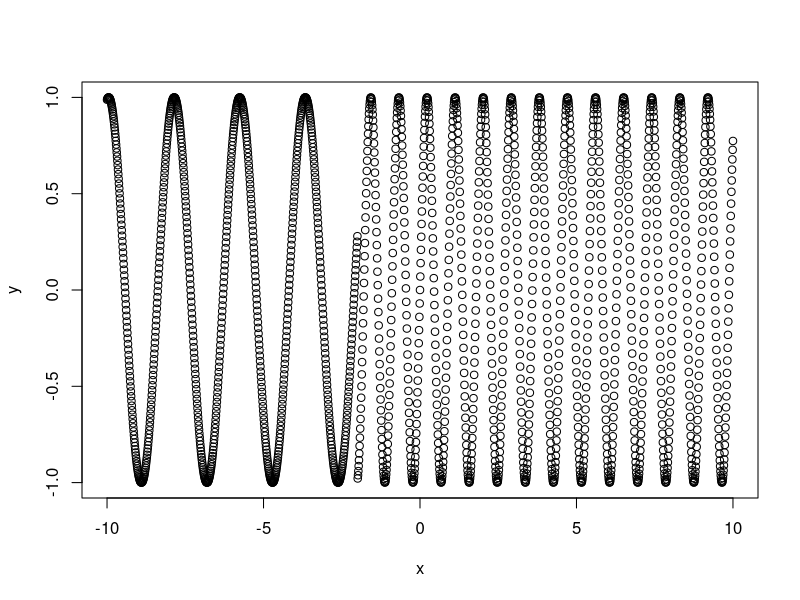
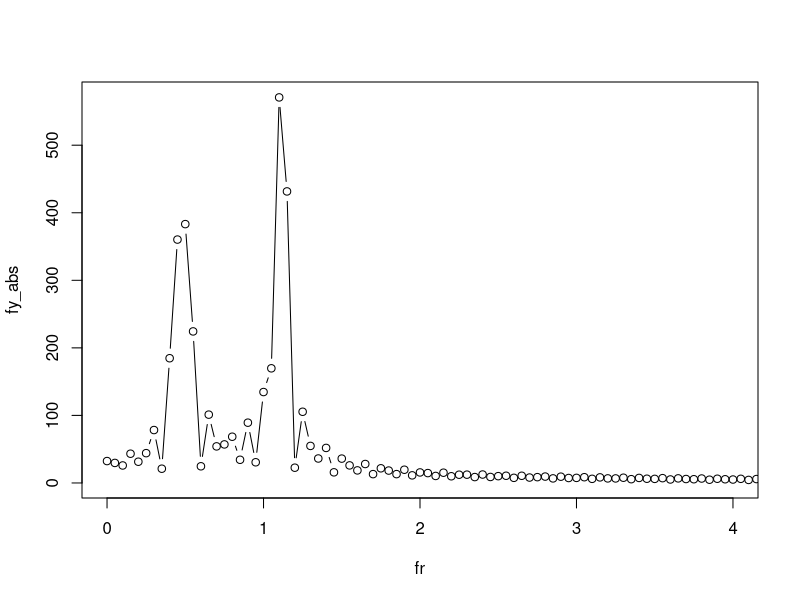
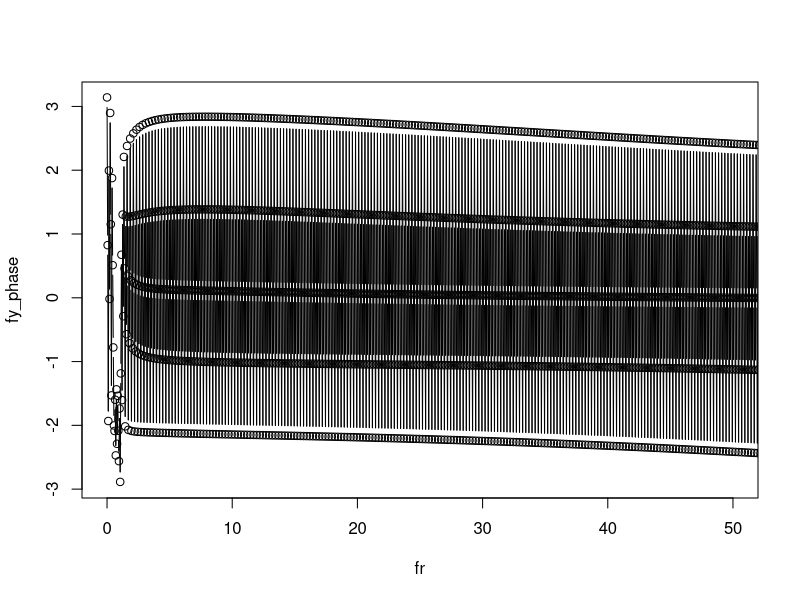
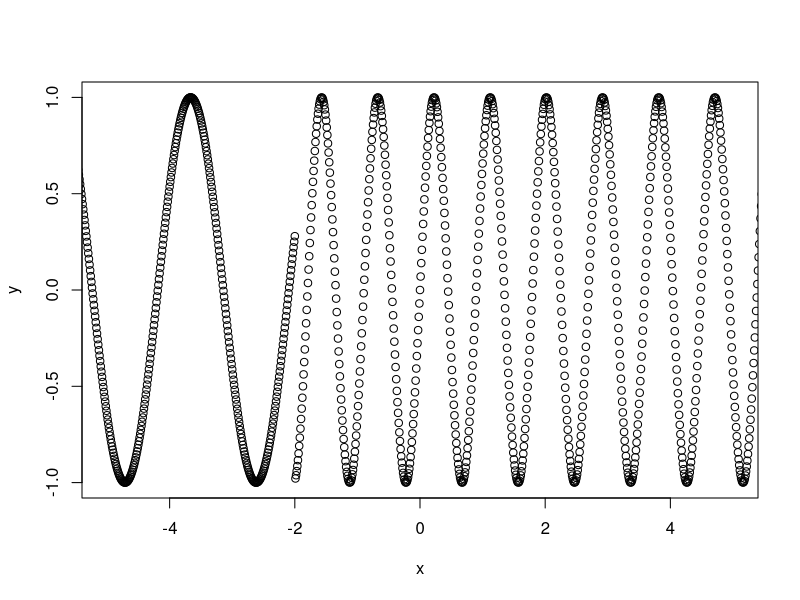
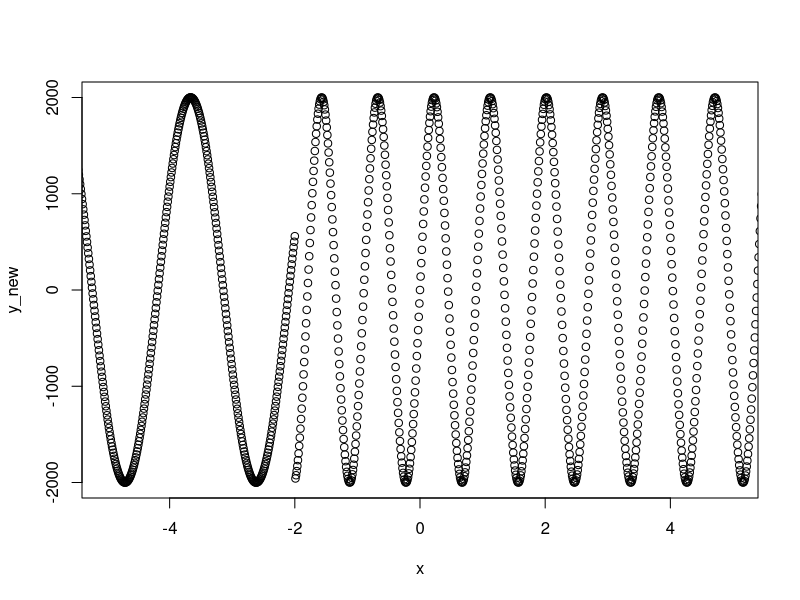
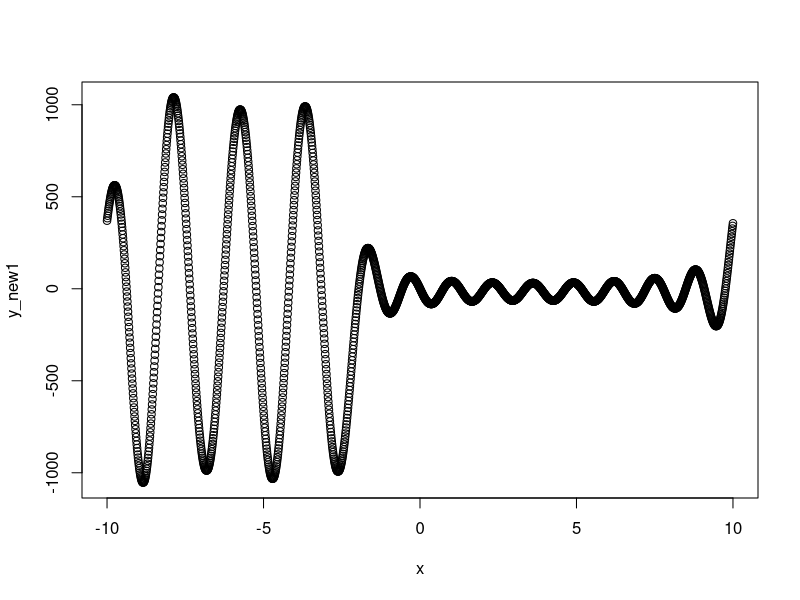
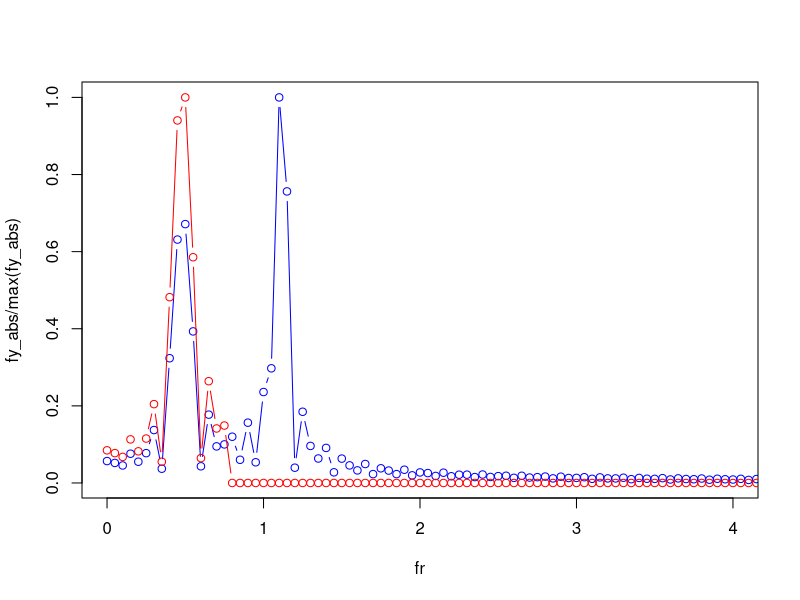
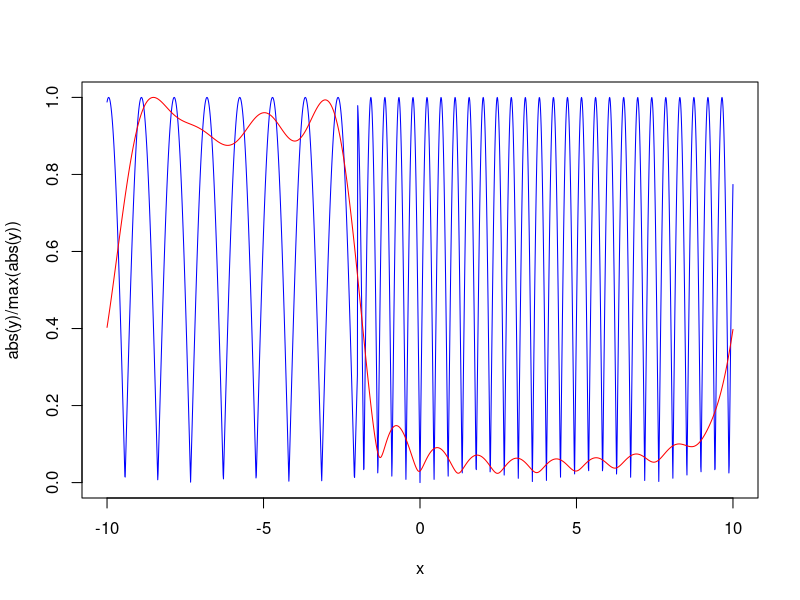

R code for these plots, in order:
rm(list=ls()) ## remove list of loaded variables

##check if the graphics device is off(dev.cur() should return 1) and turn it off if open############
if(dev.cur() != 1){
  dev.off()
}
#################################################

x <- seq(-10, 10, by=0.01)
y <- vector(mode = 'numeric', length = length(x))
for (i in 1:length(x)) {
  if(x[i] <= -2){
    y[i]<- sin(3*x[i])
  }else{
    y[i]<- sin(7*x[i])
  }
}
plot(x,y)
fy <- fft(y)
fy_abs <- abs(fy)
fy_phase <- Arg(fy)
fr <- seq(0,1/0.01, by=1/(max(x)-min(x)))
plot(fr, fy_abs, xlim = c(0, 4), type = 'b')
plot(fr, fy_phase, xlim = c(0, max(fr)/2), type = 'b')
plot(x,y, xlim = c(-5,5))
y_new <- fft(fy, inverse = T)
plot(x,y_new, xlim = c(-5,5))   ###so the inverting works

##Now, check if the FFT can be filtered and inverted to give you the same
##implementing the filter
fy_filt <- vector(mode = 'numeric', length = length(fr))
for (i in 1:length(fr)) {
  if(fr[i]<=0.75){
    fy_filt[i] <-1 
  }else{
    fy_filt[i] <- 0
  }
}
#############################################################################

##multiplying the filter with the fourier transform and inverting##########################
y_new1 <- fft(fy*fy_filt, inverse = T)
plot(x, y_new1)
###########################################################################################

#so interestingly, the position of the wavefunctions are maintained

##check the new fourier spaces together
f_new <- fy*fy_filt
f_new_abs <- abs(f_new)
f_new_phase <- Arg(f_new)
plot(fr, fy_abs/max(fy_abs), xlim = c(0,4), col='blue', typ='b')
lines(fr, f_new_abs/max(f_new_abs), col='red', typ='b')
############################################################################################

plot(x, abs(y)/max(abs(y)), col='blue', typ='l')
lines(x, abs(y_new1)/max(abs(y_new1)), col='red', typ='l')
